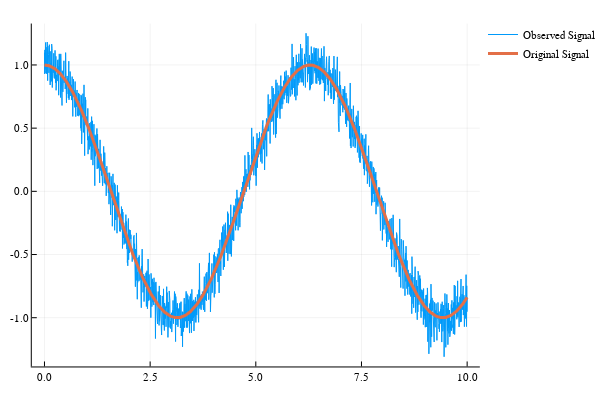

Write notebook code for a chart like this one.
### Code cell
# we add some noise to it
stdv = 0.1

bnoise = stdv * randn(npts);
observed = multp + bnoise;
plot(x,observed,label = "Observed Signal")
plot!(x,multp,w=3,label="Original Signal")

### Figure 1 — Plotly figure (JSON) as saved in the notebook; plotly's stock layout.template omitted (floating-point values rounded to 4 significant figures; data arrays with more than 128 entries replaced by an {"elided": "..."} marker saying what was removed)
{"data": [{"colorbar": {"title": ""}, "hoverinfo": "text", "legendgroup": "Observed Signal", "line": {"color": "rgba(0, 154, 250, 1.000)", "dash": "solid", "shape": "linear", "width": 1}, "mode": "lines", "name": "Observed Signal", "showlegend": true, "text": {"elided": "2000 null values"}, "type": "scatter", "x": {"elided": "2000 float values"}, "xaxis": "x1", "y": {"elided": "2000 float values"}, "yaxis": "y1", "zmax": 0.1, "zmin": -0.1}, {"colorbar": {"title": ""}, "hoverinfo": "text", "legendgroup": "Original Signal", "line": {"color": "rgba(227, 111, 71, 1.000)", "dash": "solid", "shape": "linear", "width": 3}, "mode": "lines", "name": "Original Signal", "showlegend": true, "text": {"elided": "2000 null values"}, "type": "scatter", "x": {"elided": "2000 float values"}, "xaxis": "x1", "y": {"elided": "2000 float values"}, "yaxis": "y1", "zmax": 0.1, "zmin": -0.1}], "layout": {"annotations": [], "height": 400, "legend": {"bgcolor": "rgba(255, 255, 255, 1.000)", "bordercolor": "rgba(0, 0, 0, 1.000)", "font": {"color": "rgba(0, 0, 0, 1.000)", "family": "sans-serif", "size": 11}, "tracegroupgap": 0, "x": 1, "y": 1}, "margin": {"b": 20, "l": 0, "r": 0, "t": 20}, "paper_bgcolor": "rgba(255, 255, 255, 1.000)", "plot_bgcolor": "rgba(255, 255, 255, 1.000)", "showlegend": true, "width": 600, "xaxis": {"anchor": "y1", "domain": [0.06582, 0.9934], "gridcolor": "rgba(0, 0, 0, 0.100)", "gridwidth": 0.5, "linecolor": "rgba(0, 0, 0, 1.000)", "mirror": false, "range": [-0.3, 10.3], "showgrid": true, "showline": true, "showticklabels": true, "tickangle": 0, "tickcolor": "rgb(0, 0, 0)", "tickfont": {"color": "rgba(0, 0, 0, 1.000)", "family": "sans-serif", "size": 11}, "tickmode": "array", "ticks": "inside", "ticktext": ["0.0", "2.5", "5.0", "7.5", "10.0"], "tickvals": [0, 2.5, 5, 7.5, 10], "title": "", "titlefont": {"color": "rgba(0, 0, 0, 1.000)", "family": "sans-serif", "size": 15}, "type": "-", "visible": true, "zeroline": false, "zerolinecolor": "rgba(0, 0, 0, 1.000)"}, "yaxis": {"anchor": "x1", "domain": [0.03762, 0.9902], "gridcolor": "rgba(0, 0, 0, 0.100)", "gridwidth": 0.5, "linecolor": "rgba(0, 0, 0, 1.000)", "mirror": false, "range": [-1.386, 1.328], "showgrid": true, "showline": true, "showticklabels": true, "tickangle": 0, "tickcolor": "rgb(0, 0, 0)", "tickfont": {"color": "rgba(0, 0, 0, 1.000)", "family": "sans-serif", "size": 11}, "tickmode": "array", "ticks": "inside", "ticktext": ["-1.0", "-0.5", "0.0", "0.5", "1.0"], "tickvals": [-1, -0.5, 0, 0.5, 1], "title": "", "titlefont": {"color": "rgba(0, 0, 0, 1.000)", "family": "sans-serif", "size": 15}, "type": "-", "visible": true, "zeroline": false, "zerolinecolor": "rgba(0, 0, 0, 1.000)"}}}
